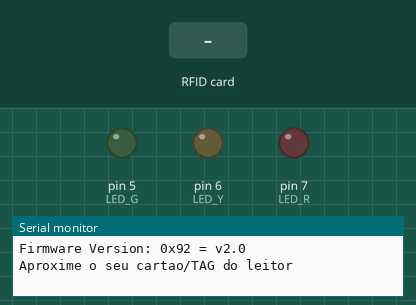
Recording of a sketch running on a simulated Arduino Uno, built with avr-gcc and run on an emulated ATmega328P. Parts: output pins drawn as LEDs (lit = HIGH), the last lines printed to the serial monitor. Dashed ring = blinking. Inputs (shaded band) come from the test bench. Pins used as bus, display or sensor lines are not drawn.

Above: at 1.2 s.
1.3 s: RFID card 5A D4 5B 32 held to the reader
At 2.1 s:
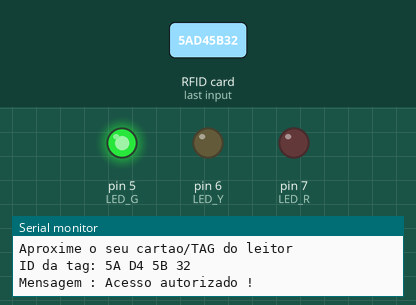
At 6.7 s:
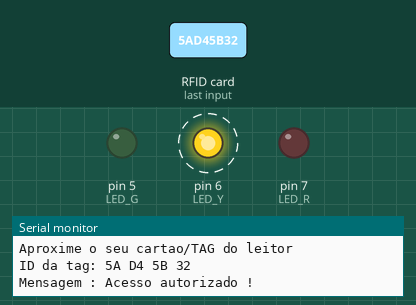
Timing chart, 0 to 8.8 s (numbered marks = the images above; inputs shaded):
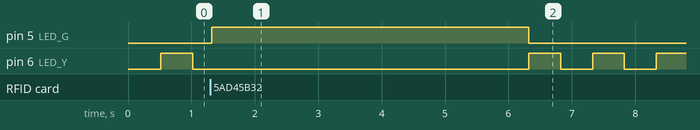

Measured:
- after the input at 1.3 s, pin 5 (LED_G): LOW → HIGH at once, → LOW 5.0 s later

The sketch:

Base.ino
```cpp
#include <SPI.h>
#include <MFRC522.h>

#define SS_PIN 10
#define RST_PIN 9
#define LED_R 7 // LED Vermelho
#define LED_G 5 // LED Verde
#define LED_Y 6 // LED Amarelo

char st[20];
MFRC522 mfrc522(SS_PIN, RST_PIN);

// Variáveis para o controle do LED amarelo piscante
unsigned long tempoAnterior = 0;
const long intervaloPisca = 500;
bool estadoLedAmarelo = LOW;

void setup()
{
  Serial.begin(9600);
  SPI.begin();
  mfrc522.PCD_Init();

  delay(10);
  mfrc522.PCD_DumpVersionToSerial();

  Serial.println("Aproxime o seu cartao/TAG do leitor");
  Serial.println();

  pinMode(LED_R, OUTPUT);
  pinMode(LED_Y, OUTPUT);
  pinMode(LED_G, OUTPUT);

  // Garante que todos os LEDs comecem apagados
  digitalWrite(LED_R, LOW);
  digitalWrite(LED_G, LOW);
  digitalWrite(LED_Y, LOW);
}

void loop()
{
  // No estado de espera, garante que vermelho e verde estejam apagados
  digitalWrite(LED_G, LOW);
  digitalWrite(LED_R, LOW);

  // Lógica para piscar o LED Amarelo aguardando leitura
  unsigned long tempoAtual = millis();
  if (tempoAtual - tempoAnterior >= intervaloPisca)
  {
    tempoAnterior = tempoAtual;
    estadoLedAmarelo = !estadoLedAmarelo;
    digitalWrite(LED_Y, estadoLedAmarelo);
  }

  // Busca novos cartões
  if ( ! mfrc522.PICC_IsNewCardPresent())
  {
    return;
  }

  // Seleciona um cartão a ser lido
  if ( ! mfrc522.PICC_ReadCardSerial())
  {
    return;
  }

  // Cartão detectado! Apaga o LED amarelo para processar a leitura
  digitalWrite(LED_Y, LOW);

  // Mostra ID na serial
  Serial.print("ID da tag:");
  String conteudo = "";
  for (byte i = 0; i < mfrc522.uid.size; i++)
  {
    Serial.print(mfrc522.uid.uidByte[i] < 0x10 ? " 0" : " ");
    Serial.print(mfrc522.uid.uidByte[i], HEX);
    conteudo.concat(String(mfrc522.uid.uidByte[i] < 0x10 ? " 0" : " "));
    conteudo.concat(String(mfrc522.uid.uidByte[i], HEX));
  }
  Serial.println();
  Serial.print("Mensagem : ");
  conteudo.toUpperCase();

  if (conteudo.substring(1) == "5A D4 5B 32") // ID CARTÃO AUTORIZADO
  {
    Serial.println("Acesso autorizado !");
    Serial.println();

    digitalWrite(LED_G, HIGH); // Acende o Verde
    digitalWrite(LED_R, LOW);  // Garante que o Vermelho está apagado

    delay(5000); // Mantém o LED Verde aceso por 5 segundos

    digitalWrite(LED_G, LOW); // Apaga o Verde para voltar ao início
  }
  else // CARTÃO RECUSADO
  {
    Serial.println("Acesso negado !");
    Serial.println();

    digitalWrite(LED_R, HIGH); // Acende o Vermelho
    digitalWrite(LED_G, LOW);  // Garante que o Verde está apagado

    delay(3000); // Mantém o LED Vermelho aceso por 3 segundos indicando o erro

    digitalWrite(LED_R, LOW); // Apaga o Vermelho para voltar ao início
  }
}
```
